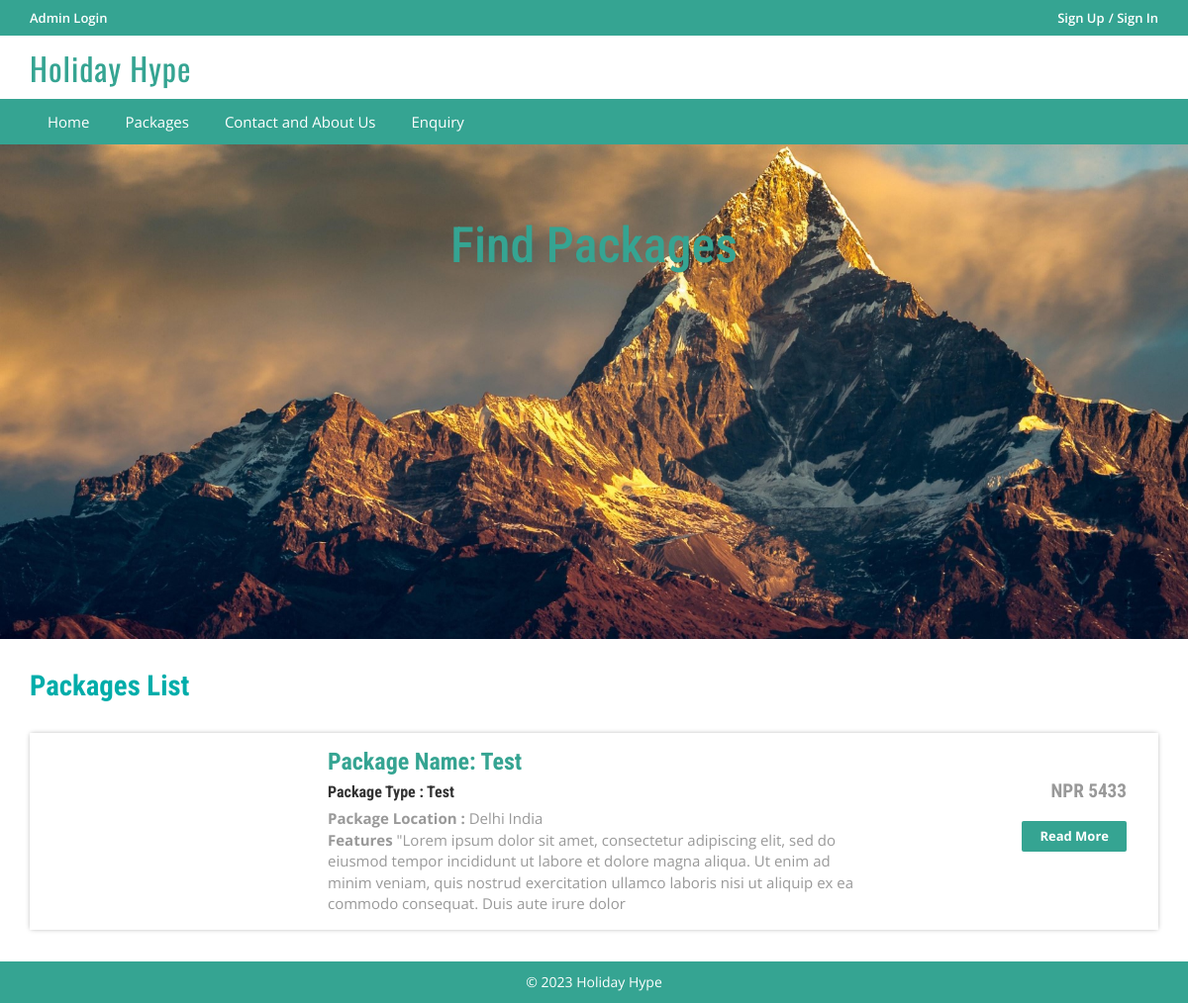
/hype/package-list.php, run on an earlier commit of the app's database.
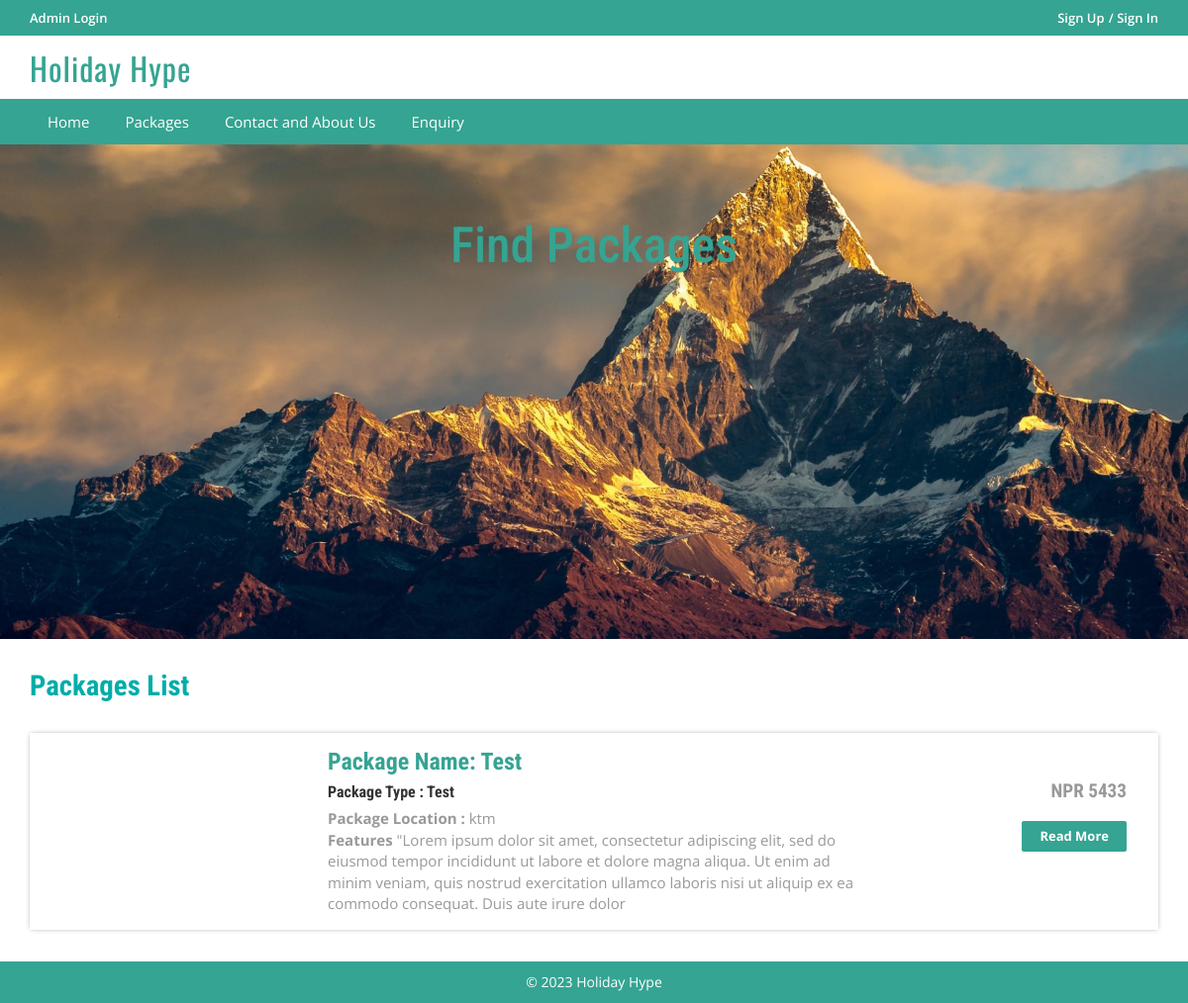
And on a later commit of the database.
### tables this page shows
CREATE TABLE `tbltourpackages` (
  `PackageId` int(11) NOT NULL,
  `PackageName` varchar(200) DEFAULT NULL,
  `PackageType` varchar(150) DEFAULT NULL,
  `PackageLocation` varchar(100) DEFAULT NULL,
  `PackagePrice` int(11) DEFAULT NULL,
  `PackageFetures` varchar(255) DEFAULT NULL,
  `PackageDetails` mediumtext DEFAULT NULL,
  `PackageImage` varchar(100) DEFAULT NULL,
  `Creationdate` timestamp NULL DEFAULT current_timestamp(),
  `UpdationDate` timestamp NULL DEFAULT NULL ON UPDATE current_timestamp()
);

### hype/package-list.php (the view, shortened to what this page needs)
<?php
include('includes/config.php');
?>
<!DOCTYPE HTML>
<html>
<head>
<link href="css/bootstrap.css" rel='stylesheet' type='text/css' />
<link href="css/style.css" rel='stylesheet' type='text/css' />
<link href="css/font-awesome.css" rel="stylesheet">
<link href="css/animate.css" rel="stylesheet" type="text/css" media="all">
</head>
<body>
<?php include('includes/header.php');?>
<div class="banner-3">
	<div class="container">
		<h1 class="wow zoomIn animated animated" data-wow-delay=".5s" style="visibility: visible; animation-delay: 0.5s; animation-name: zoomIn;"> Find Packages</h1>
	</div>
</div>
<div class="rooms">
	<div class="container">
		<div class="room-bottom">
			<h3>Packages List</h3>
<?php $sql = "SELECT * from tbltourpackages";
$query = $dbh->prepare($sql);
$query->execute();
$results=$query->fetchAll(PDO::FETCH_OBJ);
if($query->rowCount() > 0)
{
foreach($results as $result)
{	?>
			<div class="rom-btm">
				<div class="col-md-3 room-left wow fadeInLeft animated" data-wow-delay=".5s">
				</div>
				<div class="col-md-6 room-midle wow fadeInUp animated" data-wow-delay=".5s">
					<h4>Package Name: <?php echo htmlentities($result->PackageName);?></h4>
					<h6>Package Type : <?php echo htmlentities($result->PackageType);?></h6>
					<p><b>Package Location :</b> <?php echo htmlentities($result->PackageLocation);?></p>
					<p><b>Features</b> <?php echo htmlentities($result->PackageFetures);?></p>
				</div>
				<div class="col-md-3 room-right wow fadeInRight animated" data-wow-delay=".5s">
					<h5>NPR <?php echo htmlentities($result->PackagePrice);?></h5>
					<a href="package-details.php?pkgid=<?php echo htmlentities($result->PackageId);?>" class="view">Read More</a>
				</div>
				<div class="clearfix"></div>
			</div>
<?php }} ?>
		</div>
	</div>
</div>
<?php include('includes/footer.php');?>
</body>
</html>

What changed in the data, as far as the page shows it:
changed tbltourpackages "Test": PackageLocation "Delhi India" → "ktm"
